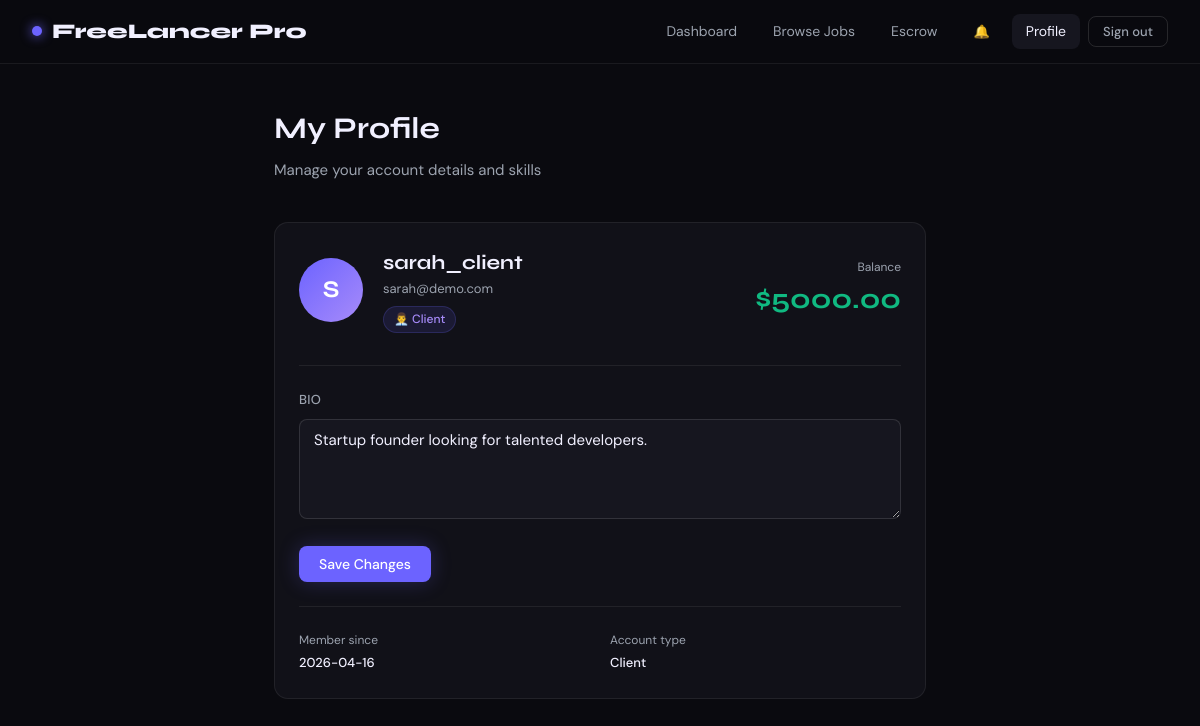
Screenshot of /profile (signed in) with the database file from the repository.
### tables this page shows
CREATE TABLE users (
            id INTEGER PRIMARY KEY AUTOINCREMENT,
            username TEXT UNIQUE NOT NULL,
            email TEXT UNIQUE NOT NULL,
            password TEXT NOT NULL,
            role TEXT NOT NULL CHECK(role IN ('client','freelancer')),
            skills TEXT DEFAULT '',
            bio TEXT DEFAULT '',
            rating REAL DEFAULT 0.0,
            total_reviews INTEGER DEFAULT 0,
            balance REAL DEFAULT 1000.0,
            created_at TIMESTAMP DEFAULT CURRENT_TIMESTAMP
        );

### Backend/app.py (the view)
@app.route('/profile')
@login_required
def profile_page():
    user = current_user()
    extra = {}
    if user['role'] == 'client':
        extra['recent_jobs'] = query_db("""
            SELECT j.*, (SELECT COUNT(*) FROM proposals WHERE job_id=j.id) as proposal_count
            FROM jobs j WHERE j.client_id=? ORDER BY created_at DESC LIMIT 5
        """, [user['id']])
    else:
        extra['recent_proposals'] = query_db("""
            SELECT p.*, j.title as job_title, j.budget as job_budget
            FROM proposals p JOIN jobs j ON p.job_id=j.id
            WHERE p.freelancer_id=? ORDER BY p.created_at DESC LIMIT 5
        """, [user['id']])
    return render_template('profile.html', user=user, **extra)

### Backend/app.py (called while the page is built)
def get_db():
    db = getattr(g, '_database', None)
    if db is None:
        db = g._database = sqlite3.connect(DATABASE)
        db.row_factory = sqlite3.Row
        db.execute("PRAGMA journal_mode=WAL")
        db.execute("PRAGMA foreign_keys=ON")
    return db

def query_db(query, args=(), one=False):
    cur = get_db().execute(query, args)
    rv = cur.fetchall()
    return (rv[0] if rv else None) if one else rv

def current_user():
    uid = session.get('user_id')
    if uid:
        return query_db("SELECT * FROM users WHERE id=?", [uid], one=True)
    return None

def login_required(f):
    @wraps(f)
    def wrapper(*args, **kwargs):
        if not session.get('user_id'):
            if request.is_json or request.path.startswith('/api/'):
                return jsonify({'error': 'Authentication required'}), 401
            return redirect(url_for('login_page'))
        return f(*args, **kwargs)
    return wrapper

### Frontend/templates/profile.html (shortened to what this page needs)
{% extends "base.html" %}
{% block content %}
<div class="page-wrapper" style="max-width:700px">
  <div class="page-header">
    <h1 class="page-title">My Profile</h1>
    <p class="page-subtitle">Manage your account details and skills</p>
  </div>
  <div class="card">
    <div style="display:flex;align-items:center;gap:1.25rem;margin-bottom:2rem">
      <div style="width:64px;height:64px;border-radius:50%;background:linear-gradient(135deg,var(--accent),var(--accent2));display:flex;align-items:center;justify-content:center;font-family:var(--font-display);font-size:1.5rem;font-weight:700;color:#fff;flex-shrink:0">
        {{ user.username[0].upper() }}
      </div>
      <div>
        <div class="font-display" style="font-size:1.25rem;font-weight:700">{{ user.username }}</div>
        <div class="text-sm text-muted">{{ user.email }}</div>
        <div style="margin-top:.375rem">
          <span class="badge badge-{{ 'open' if user.role=='freelancer' else 'closed' }}" style="background:rgba(108,99,255,.12);color:var(--accent2);border-color:rgba(108,99,255,.2)">
            {{ '👨‍💻 Freelancer' if user.role=='freelancer' else '👨‍💼 Client' }}
          </span>
        </div>
      </div>
      <div style="margin-left:auto;text-align:right">
        <div class="text-xs text-muted">Balance</div>
        <div class="font-display" style="font-size:1.75rem;font-weight:700;color:var(--green)">${{ "%.2f"|format(user.balance) }}</div>
      </div>
    </div>
    <hr class="divider">
    <div class="form-group">
      <label class="form-label">Bio</label>
      <textarea id="bio" class="form-textarea" rows="3" placeholder="Tell others about yourself...">{{ user.bio or '' }}</textarea>
    </div>
    <div style="display:flex;gap:.75rem">
      <button class="btn btn-primary" onclick="saveProfile()" id="save-btn">Save Changes</button>
    </div>
    <hr class="divider">
    <div class="grid-2">
      <div>
        <div class="text-xs text-muted">Member since</div>
        <div class="text-sm" style="margin-top:3px;font-weight:500">{{ user.created_at[:10] }}</div>
      </div>
      <div>
        <div class="text-xs text-muted">Account type</div>
        <div class="text-sm" style="margin-top:3px;font-weight:500;text-transform:capitalize">{{ user.role }}</div>
      </div>
    </div>
  </div>
</div>
{% endblock %}

### Frontend/templates/base.html (style rules this page uses)
:root { --bg: #0a0a0f; --bg2: #111118; --bg3: #16161f; --bg4: #1c1c28; --border: rgba(255,255,255,0.07); --border2: rgba(255,255,255,0.12); --accent: #6c63ff; --accent2: #a78bfa; --accent-glow: rgba(108,99,255,0.25); --gold: #f59e0b; --gold-light: #fcd34d; --green: #10b981; --green-bg: rgba(16,185,129,0.1); --red: #ef4444; --red-bg: rgba(239,68,68,0.1); --yellow: #f59e0b; --yellow-bg: rgba(245,158,11,0.1); --text: #f1f0ff; --text2: #9ca3af; --text3: #6b7280; --radius: 14px; --radius-sm: 8px; --shadow: 0 8px 32px rgba(0,0,0,0.4); --font-display: 'Syne', sans-serif; --font-body: 'DM Sans', sans-serif; }
*, *::before, *::after { box-sizing: border-box; margin: 0; padding: 0; }
html { scroll-behavior: smooth; }
body { font-family: var(--font-body); background: var(--bg); color: var(--text); min-height: 100vh; font-size: 15px; line-height: 1.6; }
.btn { display: inline-flex; align-items: center; justify-content: center; gap: 7px; padding: 9px 20px; border-radius: var(--radius-sm); border: none; cursor: pointer; font-family: var(--font-body); font-size: 0.875rem; font-weight: 500; transition: all 0.2s; text-decoration: none; white-space: nowrap; }
.btn-primary { background: var(--accent); color: #fff; box-shadow: 0 0 20px var(--accent-glow); }
.page-wrapper { max-width: 1200px; margin: 0 auto; padding: 2.5rem 1.5rem; }
.page-header { margin-bottom: 2.5rem; }
.page-title { font-family: var(--font-display); font-size: 1.875rem; font-weight: 700; color: var(--text); }
.page-subtitle { color: var(--text2); margin-top: 0.375rem; font-size: 0.9375rem; }
.card { background: var(--bg2); border: 1px solid var(--border); border-radius: var(--radius); padding: 1.5rem; transition: border-color 0.2s, transform 0.2s; }
.form-group { margin-bottom: 1.25rem; }
.form-label { display: block; font-size: 0.8125rem; font-weight: 500; color: var(--text2); margin-bottom: 0.5rem; letter-spacing: 0.02em; text-transform: uppercase; }
.form-input, .form-select, .form-textarea { width: 100%; background: var(--bg3); border: 1px solid var(--border2); border-radius: var(--radius-sm); color: var(--text); font-family: var(--font-body); font-size: 0.9375rem; padding: 10px 14px; transition: border-color 0.2s, box-shadow 0.2s; outline: none; }
.form-input::placeholder, .form-textarea::placeholder { color: var(--text3); }
.form-textarea { resize: vertical; min-height: 100px; }
.badge { display: inline-flex; align-items: center; gap: 5px; padding: 3px 10px; border-radius: 20px; font-size: 0.75rem; font-weight: 500; }
.badge-closed { background: var(--bg4); color: var(--text3); border: 1px solid var(--border); }
.grid-2 { display: grid; grid-template-columns: 1fr 1fr; gap: 1.25rem; }
.divider { border: none; border-top: 1px solid var(--border); margin: 1.5rem 0; }
.text-sm { font-size: 0.8125rem; }
.text-xs { font-size: 0.75rem; }
.text-muted { color: var(--text2); }
.font-display { font-family: var(--font-display); }

### rows the page displays
users: username "S", username "sarah_client", email "sarah@demo.com", role "👨‍💼 Client", balance "5000.00", bio "Startup founder looking for talented developers.", created_at "2026-04-16", role "Client"
